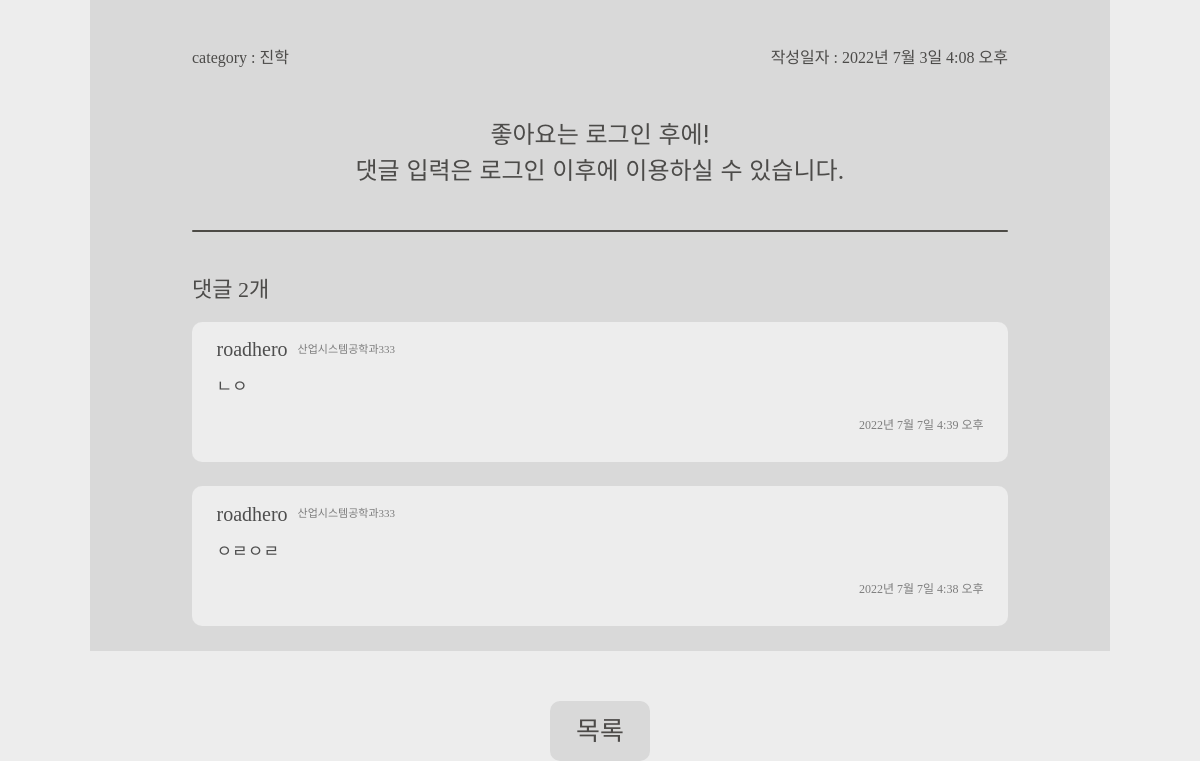
Before: /8 (lower part) with the older database file.
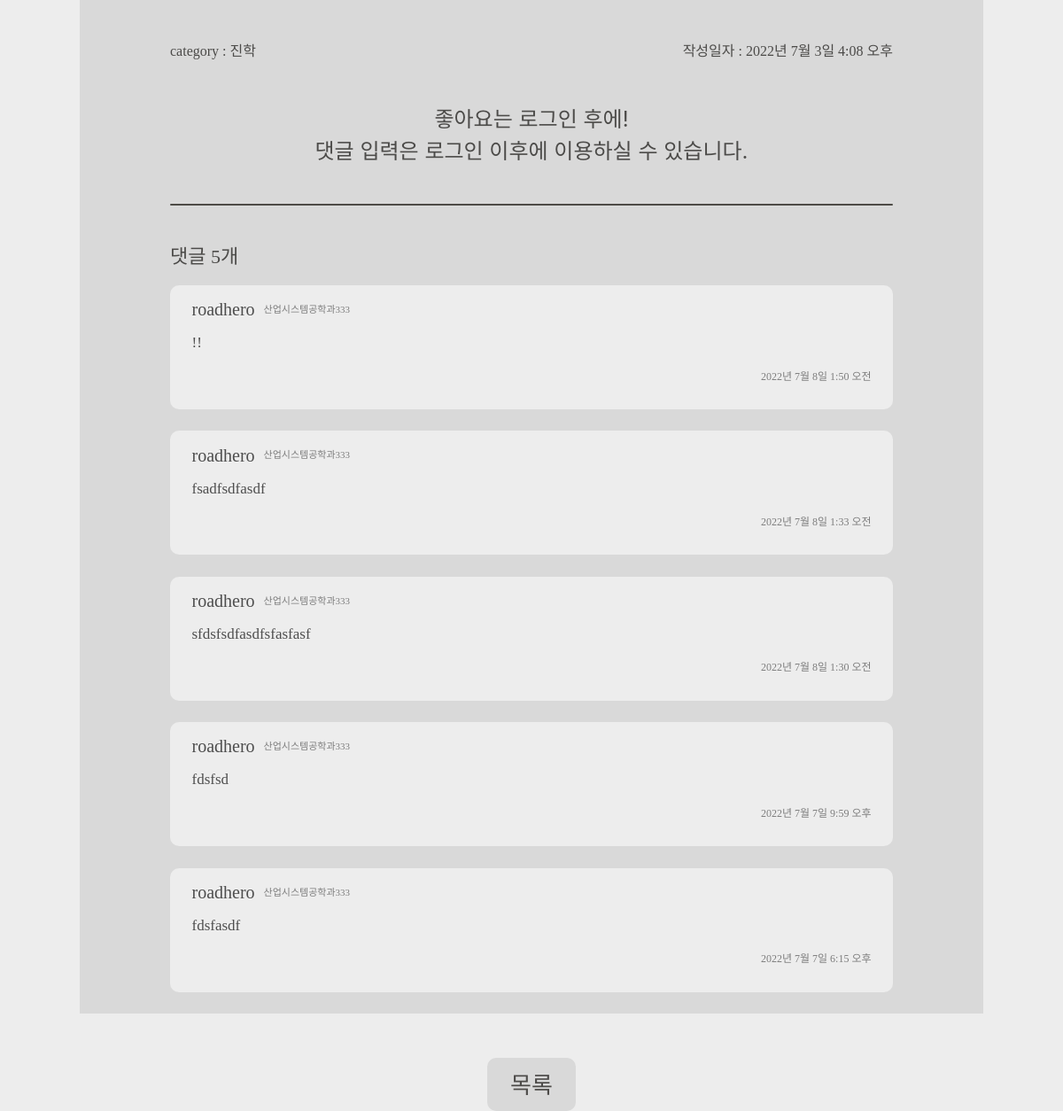
After: the same page with the newer database file.
### main/models.py (models this page shows)
class Comment(models.Model):
    content = models.TextField()
    writer = models.ForeignKey(User, on_delete=models.CASCADE)
    post = models.ForeignKey(Post ,on_delete=models.CASCADE, related_name ='comments')
    created_at = models.DateTimeField(auto_now=True)
    update_at = models.DateTimeField(auto_now=True)

### accounts/models.py (models this page shows)
class Profile(models.Model):
    user = models.OneToOneField(settings.AUTH_USER_MODEL, on_delete=models.CASCADE, primary_key=True)
    name = models.CharField(max_length=20, default='', null=True)
    university = models.CharField(max_length=20, default='', null=True)
    register = models.IntegerField(null=True)
    major = models.CharField(max_length=20, default='', null=True)
    major2 = models.CharField(max_length=20, default='', null=True)
    def student_number(self):
        return str(self.register)[-2:]

### main/views.py (the view)
# urls.py: path('<str:id>', detail, name='detail'),
def detail(request, id):
    post = get_object_or_404(Post, pk=id)
    print(post.view_users)
    post.view_users = int(post.view_users)+1
    print(post.view_users)
    post.save()
    all_comments = post.comments.all().order_by('-created_at')
    return render(request, 'main/detail.html', {'post': post, 'comments': all_comments})

### main/templates/main/detail.html (shortened to what this page needs)
{% extends 'base.html' %}
{% load static %}
{% block content %}
<div id="background">
    <section class="detail_posting_s">
        <div class="detail_posting">
            <div class="detail_posting_footer">
                <p class="detail_posting_footer_category">category : {{post.category}}</p>
                <p class="detail_posting_footer_date">작성일자 : {{post.pub_date}}</p>
            </div>
            {% if user.is_authenticated %}
            <form class="detail_posting_like_form" action="{% url 'main:likes' post.id %}" method="POST">
                <div class="detail_posting_like">
                    {% csrf_token %}
                    <div class="detail_posting_like_count">{{post.like_users.count}}</div>
                    {% if user in post.like_users.all %}
                    <i class="fa-solid fa-heart fa-4x detail_d_like"></i>
                    {% else %}
                    <i class="fa-solid fa-heart fa-4x detail_like"></i>
                    {% endif %}
                </div>
            </form>
            {% else %}
            <div class="detail_posting_comment_disable">좋아요는 로그인 후에!</div>
            {% endif %}
        </div>
        <div class="detail_posting_comment">
            {% if user.is_authenticated %}
            <div class="detail_posting_comment_write">
                <div class="detail_posting_comment_write_info">
                    <div class="detail_posting_comment_write_info_name">{{user.username}}</div>
                    <div class="detail_posting_comment_write_info_major">{{user.profile.major}}</div>
                </div>
                <form class="detail_posting_comment_write_form" action="{%url 'main:comment_create' post.id%}"
                    method="POST">
                    {%csrf_token%}
                    <textarea class="detail_posting_comment_write_input" name="content" placeholder="댓글내용입력"></textarea>
                    <input class="detail_posting_comment_write_submit" type="submit" value="확인">
                </form>
            </div>
            {% else %}
            <div class="detail_posting_comment_disable">댓글 입력은 로그인 이후에 이용하실 수 있습니다.</div>
            {% endif %}
            <div class="detail_posting_divider"></div>
            <div class="detail_posting_comment_length">댓글 {{comments|length}}개</div>
            <div class="detail_posting_comment_items">
                {% for comment in comments %}
                <div class="detail_posting_comment_items_item">
                    <section class="detail_posting_comment_items_item_info">
                        <div class="detail_posting_comment_items_item_info_first">
                            {% if 'user' in comment.writer.username %}
                            <div class="detail_posting_comment_items_item_info_first_name">{{ comment.writer.last_name
                                }}
                                {{ comment.writer.first_name }}</div>
                            <div class="detail_posting_comment_items_item_info_first_major">
                                {{comment.writer.profile.major}}</div>
                            {% else %}
                            <div class="detail_posting_comment_items_item_info_first_name">{{ comment.writer }}</div>
                            <div class="detail_posting_comment_items_item_info_first_major">
                                {{comment.writer.profile.major}}</div>
                            {% endif %}
                        </div>
                    </section>
                    <section class="detail_posting_comment_items_item_content">
                        <p>{{comment.content}}</p>
                    </section>
                    <section class="detail_posting_comment_items_item_date">
                        <p>{{comment.created_at}}</p>
                    </section>
                </div>
                {% endfor %}
            </div>
        </div>
    </section>
    <div class="detail_back">
        <a href="{% url 'main:showmain' %}">
            목록
        </a>
    </div>
</div>
{% endblock %}

Changed rows visible on the page:
no longer on this page (row edited): Comment: writer "roadhero", writer.profile.major "산업시스템공학과333", content "ㄴㅇ", created_at "2022년 7월 7일 4:39 오후"
added Comment: writer "roadhero", writer.profile.major "산업시스템공학과333", content "!!", created_at "2022년 7월 8일 1:50 오전"
added Comment: writer "roadhero", writer.profile.major "산업시스템공학과333", content "fsadfsdfasdf", created_at "2022년 7월 8일 1:33 오전"
added Comment: writer "roadhero", writer.profile.major "산업시스템공학과333", content "sfdsfsdfasdfsfasfasf", created_at "2022년 7월 8일 1:30 오전"
added Comment: writer "roadhero", writer.profile.major "산업시스템공학과333", content "fdsfsd", created_at "2022년 7월 7일 9:59 오후"
changed Comment: content "ㅇㄹㅇㄹ" → "fdsfasdf"; created_at "2022년 7월 7일 4:38 오후" → "2022년 7월 7일 6:15 오후"
Other visible differences:
{{ comments|length }}: "2" → "5"
